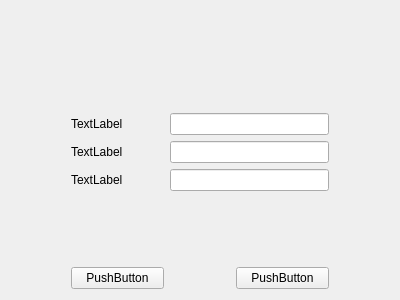
<?xml version="1.0" encoding="UTF-8"?>
<ui version="4.0">
 <class>PasswordChangingWidget</class>
 <widget class="QWidget" name="PasswordChangingWidget">
  <property name="geometry">
   <rect>
    <x>0</x>
    <y>0</y>
    <width>400</width>
    <height>300</height>
   </rect>
  </property>
  <property name="windowTitle">
   <string>Form</string>
  </property>
  <layout class="QGridLayout" name="gridLayout_2">
   <item row="0" column="0">
    <layout class="QGridLayout" name="gridLayout" rowstretch="26,40,40,40,18,80" columnstretch="100,154,100,154,100">
     <item row="3" column="1">
      <widget class="CustomLabel" name="confirmLabel">
       <property name="text">
        <string>TextLabel</string>
       </property>
      </widget>
     </item>
     <item row="5" column="2">
      <spacer name="horizontalSpacer">
       <property name="orientation">
        <enum>Qt::Horizontal</enum>
       </property>
       <property name="sizeHint" stdset="0">
        <size>
         <width>40</width>
         <height>20</height>
        </size>
       </property>
      </spacer>
     </item>
     <item row="1" column="1">
      <widget class="CustomLabel" name="currentLabel">
       <property name="text">
        <string>TextLabel</string>
       </property>
      </widget>
     </item>
     <item row="3" column="2" colspan="2">
      <widget class="CustomLineEdit" name="confirmLineEdit"/>
     </item>
     <item row="5" column="0">
      <spacer name="horizontalSpacer_2">
       <property name="orientation">
        <enum>Qt::Horizontal</enum>
       </property>
       <property name="sizeHint" stdset="0">
        <size>
         <width>40</width>
         <height>20</height>
        </size>
       </property>
      </spacer>
     </item>
     <item row="0" column="2">
      <spacer name="verticalSpacer">
       <property name="orientation">
        <enum>Qt::Vertical</enum>
       </property>
       <property name="sizeHint" stdset="0">
        <size>
         <width>20</width>
         <height>40</height>
        </size>
       </property>
      </spacer>
     </item>
     <item row="5" column="3">
      <widget class="CustomPushButton" name="cancelPushButton">
       <property name="text">
        <string>PushButton</string>
       </property>
      </widget>
     </item>
     <item row="2" column="2" colspan="2">
      <widget class="CustomLineEdit" name="newLineEdit"/>
     </item>
     <item row="1" column="2" colspan="2">
      <widget class="CustomLineEdit" name="currentLineEdit"/>
     </item>
     <item row="5" column="4">
      <spacer name="horizontalSpacer_3">
       <property name="orientation">
        <enum>Qt::Horizontal</enum>
       </property>
       <property name="sizeHint" stdset="0">
        <size>
         <width>40</width>
         <height>20</height>
        </size>
       </property>
      </spacer>
     </item>
     <item row="2" column="1">
      <widget class="CustomLabel" name="newLabel">
       <property name="text">
        <string>TextLabel</string>
       </property>
      </widget>
     </item>
     <item row="5" column="1">
      <widget class="CustomPushButton" name="okPushButton">
       <property name="text">
        <string>PushButton</string>
       </property>
      </widget>
     </item>
     <item row="4" column="1">
      <spacer name="verticalSpacer_2">
       <property name="orientation">
        <enum>Qt::Vertical</enum>
       </property>
       <property name="sizeHint" stdset="0">
        <size>
         <width>20</width>
         <height>40</height>
        </size>
       </property>
      </spacer>
     </item>
    </layout>
   </item>
  </layout>
 </widget>
 <customwidgets>
  <customwidget>
   <class>CustomPushButton</class>
   <extends>QPushButton</extends>
   <header>CustomPushButton.h</header>
  </customwidget>
  <customwidget>
   <class>CustomLabel</class>
   <extends>QLabel</extends>
   <header>CustomLabel.h</header>
  </customwidget>
  <customwidget>
   <class>CustomLineEdit</class>
   <extends>QLineEdit</extends>
   <header>CustomLineEdit.h</header>
  </customwidget>
 </customwidgets>
 <resources/>
 <connections/>
</ui>
